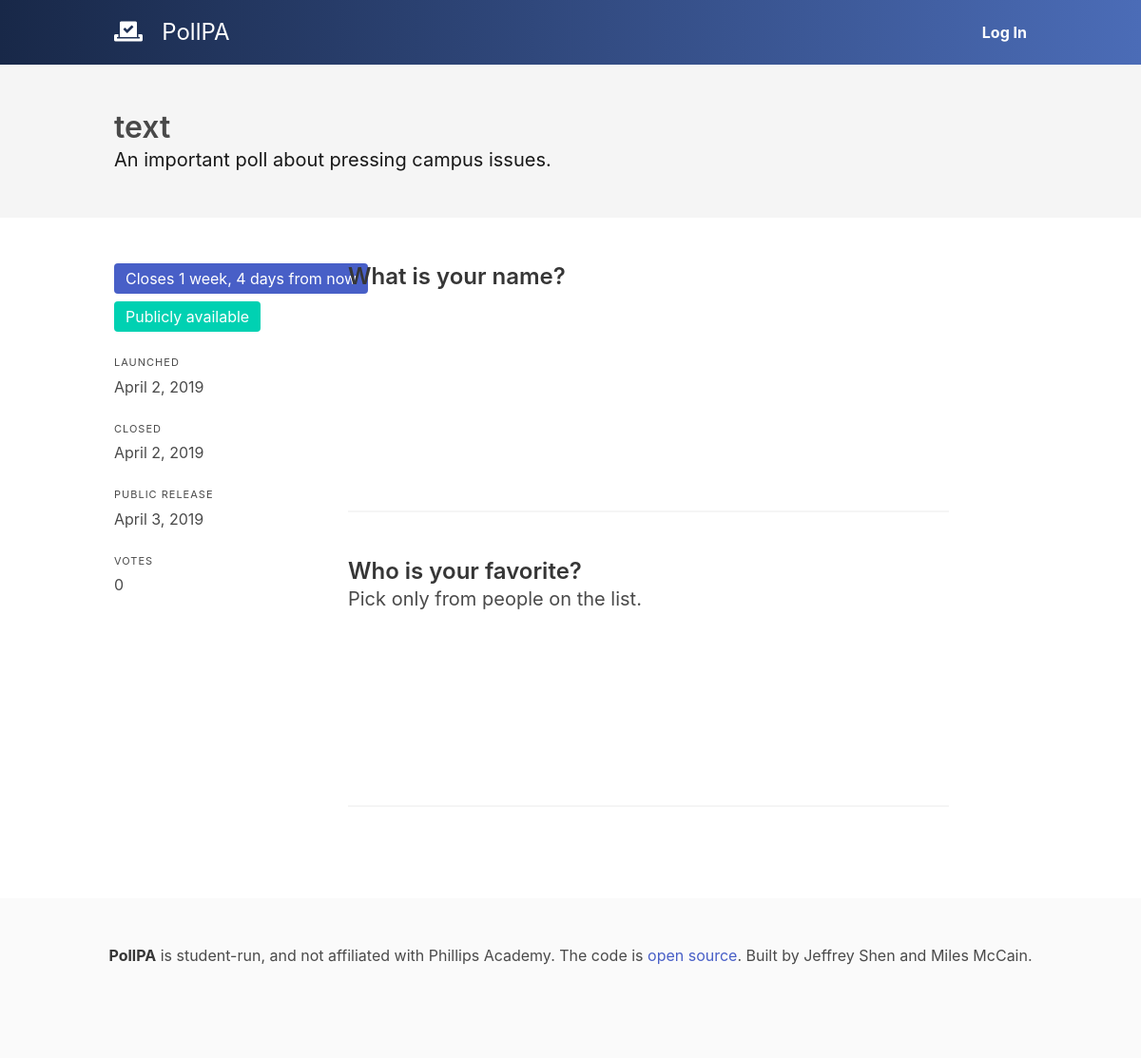
/poll/2/, run on an earlier commit of the app's database.
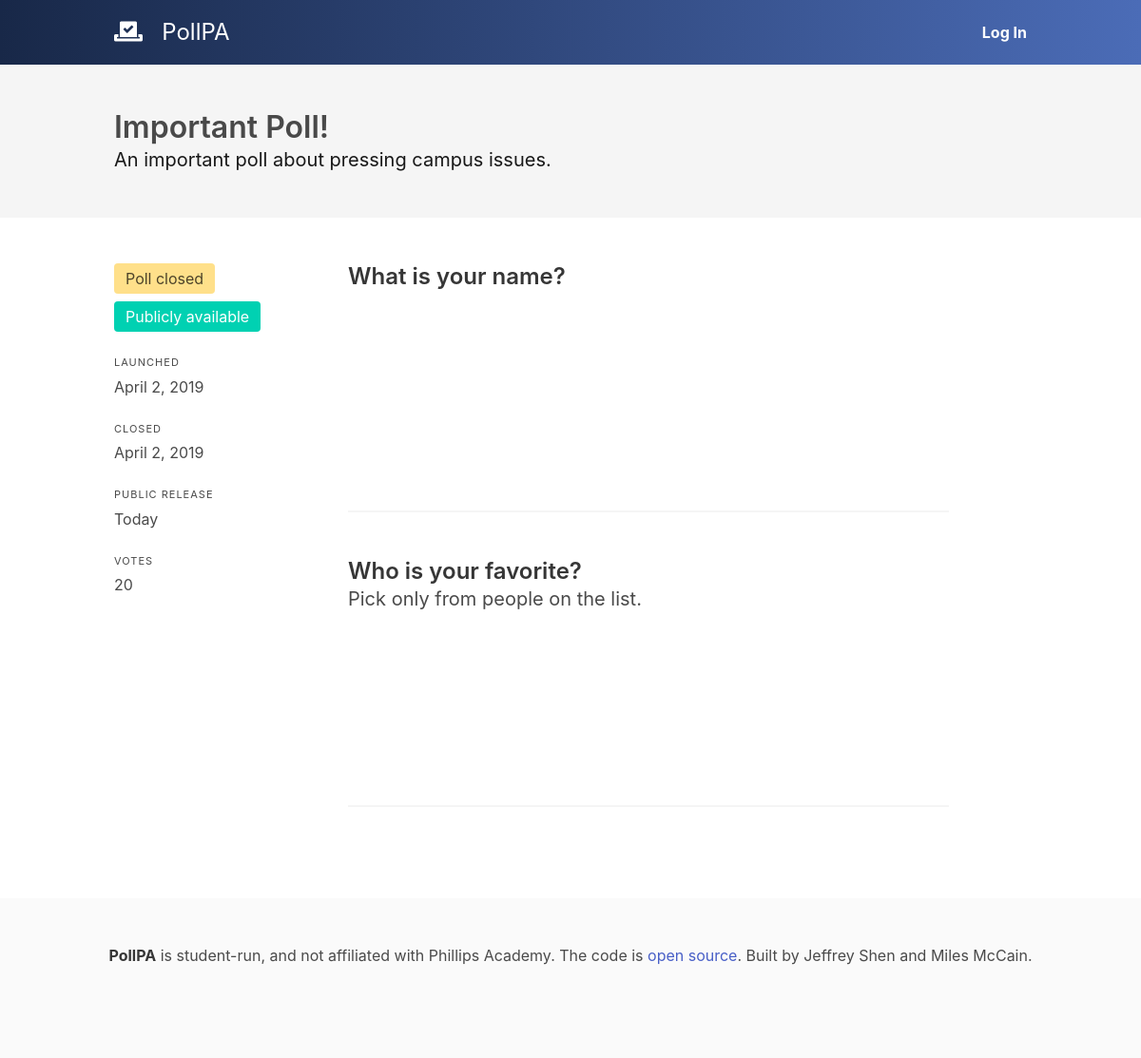
And on a later commit of the database.
### polls/models.py (models this page shows, shortened)
class Poll(models.Model):
    id = models.AutoField(primary_key=True)
    created = models.DateTimeField(auto_now_add=True, db_index=True)
    available = models.DateTimeField(db_index=True)
    closes = models.DateTimeField(db_index=True)
    public = models.DateTimeField(db_index=True)
    title = models.TextField()
    description = models.TextField(blank=True)
    @property
    def questions(self):
        return Question.objects.filter(poll=self)
    @property
    def votes(self):
        return Vote.objects.filter(poll=self)
    @property
    def is_public(self):
        return timezone.now() > self.public
    @property
    def is_closed(self):
        return timezone.now() > self.closes
    def state(self, request):
        if not (self.available < timezone.now() or request.user.is_superuser):
            raise Http404()
        if self.public < timezone.now():
            return "results"

class Question(models.Model):
    poll = models.ForeignKey(Poll, on_delete=models.CASCADE)
    text = models.TextField()
    description = models.TextField(blank=True)
    kind = models.CharField(max_length=2, choices=[("MS", "Multiple Select (Checkboxes)"), ("SS", "Single Select (Radio)")], default="SS")
    chart = models.CharField(max_length=20, choices=[("bar", "Bar Chart"), ("binary-slider", "Binary Slider"), ("pie", "Pie Chart")], default="bar")
    @property
    def options(self):
        return QuestionOption.objects.filter(question=self)

### polls/views.py (the view, shortened to what this page needs)
# urls.py: path('poll/<int:poll_id>/', views.poll, name='poll'),
def poll(request, poll_id):
    poll_obj = get_object_or_404(Poll, id=poll_id)
    state = poll_obj.state(request)
    validation = {
        "status": None,
        "text": None
    }
    responses = None
    if state == "results":
        responses = []
        for question in poll_obj.questions:
            q_response = {
                "title": question.text,
                "description": question.description,
                "graph": question.chart,
                "xlabel": "Responses",
                "ylabel": "Count",
                "data": [{"x": choice.text, "y": VoteChoice.objects.filter(question=question, choice=choice).count()} for choice in question.options]
            }
            responses.append(q_response)
    has_user_voted = False
    if request.user.is_authenticated:
        has_user_voted = VoteFingerprint.objects.filter(user=request.user, poll=poll_obj).count() > 0
    return render(request, 'polls/poll.html', {
        "poll": poll_obj,
        "error": None,
        "state": state,
        "responses": responses,
        "validation": validation,
        "has_user_voted": has_user_voted
    })

### polls/templates/polls/poll.html (shortened to what this page needs)
{% extends 'polls/content.html' %}
{% load static %}
{% load humanize %}
{% block header %}
<section class="hero is-light">
  <div class="hero-body">
    <div class="container">
      <h1 class="title">
        {{poll.title}}
      </h1>
      <h2 class="subtitle">
        {{poll.description}}
      </h2>
    </div>
  </div>
</section>
{% endblock %}
{% block content %}
<section id="poll" class="columns">
  {% if state != "vote" %}
  <div class="column is-3">
    <div class="tags">
      {% if poll.is_closed %}
        <span class="tag is-medium is-warning level-item">Poll closed</span>
      {% else %}
        <span class="tag is-medium is-link level-item">Closes {{poll.closes|naturaltime}}</span>
      {% endif %}
      {% if poll.is_public %}
        <span class="tag is-medium is-primary level-item">Publicly available</span>
      {% endif %}
    </div>
    <p class="heading">Launched</p>
    <p>{{poll.available|naturalday|capfirst}}</p>
    <br>
    <p class="heading">Closed</p>
    <p>{{poll.available|naturalday|capfirst}}</p>
    <br>
    <p class="heading">Public Release</p>
    <p>{{poll.public|naturalday|capfirst}}</p>
    <br>
    <p class="heading">Votes</p>
    <p>{{poll.votes|length|intcomma}}</p>
  </div>
  {% endif %}
  <div class="column is-8" id="questions">
    {% if state == "results" %}
      {% for response in responses %}
        <h2 class="is-size-4 title">{{response.title}}</h2>
        <p class="subtitle is-size-5">{{response.description}}&nbsp;</p>
        {% if response.graph == "bar" %}
          {% include "polls/graphs/bar.html" with data=response.data xlabel=response.xlabel ylabel=response.ylabel %}
        {% elif response.graph == "binary-slider" %}
          {% include "polls/graphs/binary-slider.html" with data=response.data %}
        {% elif response.graph == "pie" %}
          {% include "polls/graphs/pie.html" with data=response.data ylabel=response.ylabel  %}
        {% endif %}
        <hr>
        <br>
      {% endfor %}
    {% endif %}
  </div>
</section>
{% endblock %}

### polls/templates/polls/content.html (shortened to what this page needs)
{% extends 'polls/base.html' %}
{% load static %}
{% block css %}
<link type="text/css" rel="stylesheet" href="{% static 'polls/CSS/main.css' %}">
{% endblock %}
{% block body %}
<div class="wrapper">
  {% include "polls/nav.html" %}
  {% block header %}
  {% endblock %}
  <section class="section">
    <div class="container">
      {% block content %}
      {% endblock %}
    </div>
  </section>
</div>
{% include "polls/footer.html" %}
{% endblock %}

### polls/templates/polls/base.html (shortened to what this page needs)
{% load static %}
<!DOCTYPE html>
<html>
<head>
  <link rel="stylesheet" href="https://use.fontawesome.com/releases/v5.7.2/css/all.css">
  <link type = "text/css" rel = "stylesheet" href = "https://cdnjs.cloudflare.com/ajax/libs/bulma/0.7.4/css/bulma.min.css">
  {% block css %}{% endblock %}
</head>
<body>
  {% block body %}
  {% endblock %}
</body>
</html>

### polls/templates/polls/nav.html (shortened to what this page needs)
<nav class="navbar is-dark is-mobile">
  <div class="container">
    <div class="navbar-brand">
      <a href="/" class="navbar-item">
        <h1 class="is-size-4">
          <i class="fas fa-vote-yea">
          </i>
          &nbsp;
          PollPA
        </h1>
      </a>
    </div>
    <div class="navbar-menu" id="navMenu">
      <div class="navbar-end">
        {% if request.user.is_authenticated %}
        <a class="navbar-item" href="{% url 'suggest' %}">Suggest</a>
        <a class="navbar-item" href="{% url 'latest' %}">Latest</a>
        <a class="navbar-item" href="{% url 'account' %}">Account</a>
        {% else %}
        <a class="navbar-item has-text-weight-bold" href="{% url 'login' %}">Log In</a>
        {% endif %}
      </div>
    </div>
  </div>
</nav>

### polls/templates/polls/graphs/bar.html (shortened to what this page needs)
<div class = "bar-chart chart" data-values = "{{data}}" data-xlabel = "{{xlabel}}" data-ylabel = "{{ylabel}}">
  <svg></svg>
</div>

### polls/templates/polls/footer.html
<footer class="footer">
  <div class="content has-text-centered">
    <p>
      <strong>PollPA</strong> is student-run, and not affiliated with Phillips Academy. The code is <a href="https://github.com/jeffreyshen19/PollPA">open source</a>. Built by Jeffrey Shen and Miles McCain.
    </p>
  </div>
</footer>

### polls/static/polls/CSS/main.css (style rules this page uses)
nav { background: #4b6cb7; background: -webkit-linear-gradient(to right, #182848, #4b6cb7); background: linear-gradient(to right, #182848, #4b6cb7); padding-top: 8px; padding-bottom: 8px; }
.wrapper { min-height: calc(100vh - 150px) !important; }
.bar-chart { position: relative; }

What changed in the data, as far as the page shows it:
changed Poll "An important poll about pressing campus issues.": title "text" → "Important Poll!"; public "April 3, 2019" → "Today"; votes|length "0" → "20"; closes "1 week, 4 days from now" → (not shown)
Also different on the page:
text no longer shown: "Closes"
text now shown: "Poll closed"
